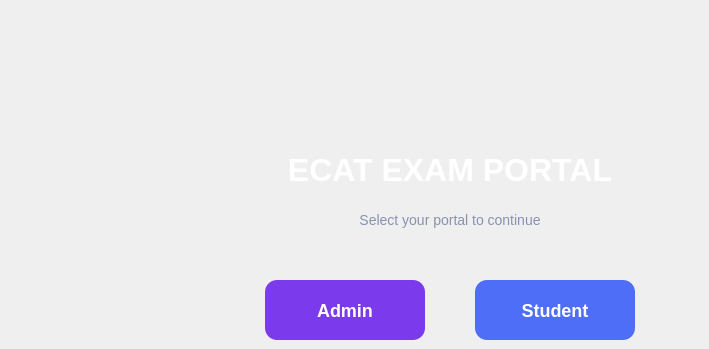
    <widget class="QWidget" name="page_main">
     <widget class="QLabel" name="label_title">
      <property name="geometry"><rect><x>200</x><y>140</y><width>500</width><height>60</height></rect></property>
      <property name="styleSheet"><string notr="true">QLabel { color: white; font-size: 32px; font-weight: bold; background-color: transparent; }</string></property>
      <property name="text"><string>ECAT EXAM PORTAL</string></property>
      <property name="alignment"><set>Qt::AlignCenter</set></property>
     </widget>
     <widget class="QLabel" name="label_subtitle">
      <property name="geometry"><rect><x>200</x><y>205</y><width>500</width><height>30</height></rect></property>
      <property name="styleSheet"><string notr="true">QLabel { color: #8892b0; font-size: 14px; background-color: transparent; }</string></property>
      <property name="text"><string>Select your portal to continue</string></property>
      <property name="alignment"><set>Qt::AlignCenter</set></property>
     </widget>
     <widget class="QPushButton" name="btn_admin">
      <property name="geometry"><rect><x>265</x><y>280</y><width>160</width><height>60</height></rect></property>
      <property name="styleSheet"><string notr="true">QPushButton { background-color: #7c3aed; color: white; border-radius: 12px; font-size: 18px; font-weight: bold; } QPushButton:hover { background-color: #6025c0; }</string></property>
      <property name="text"><string>Admin</string></property>
     </widget>
     <widget class="QPushButton" name="btn_student">
      <property name="geometry"><rect><x>475</x><y>280</y><width>160</width><height>60</height></rect></property>
      <property name="styleSheet"><string notr="true">QPushButton { background-color: #4f6ef7; color: white; border-radius: 12px; font-size: 18px; font-weight: bold; } QPushButton:hover { background-color: #3d5ce0; }</string></property>
      <property name="text"><string>Student</string></property>
     </widget>
    </widget>
